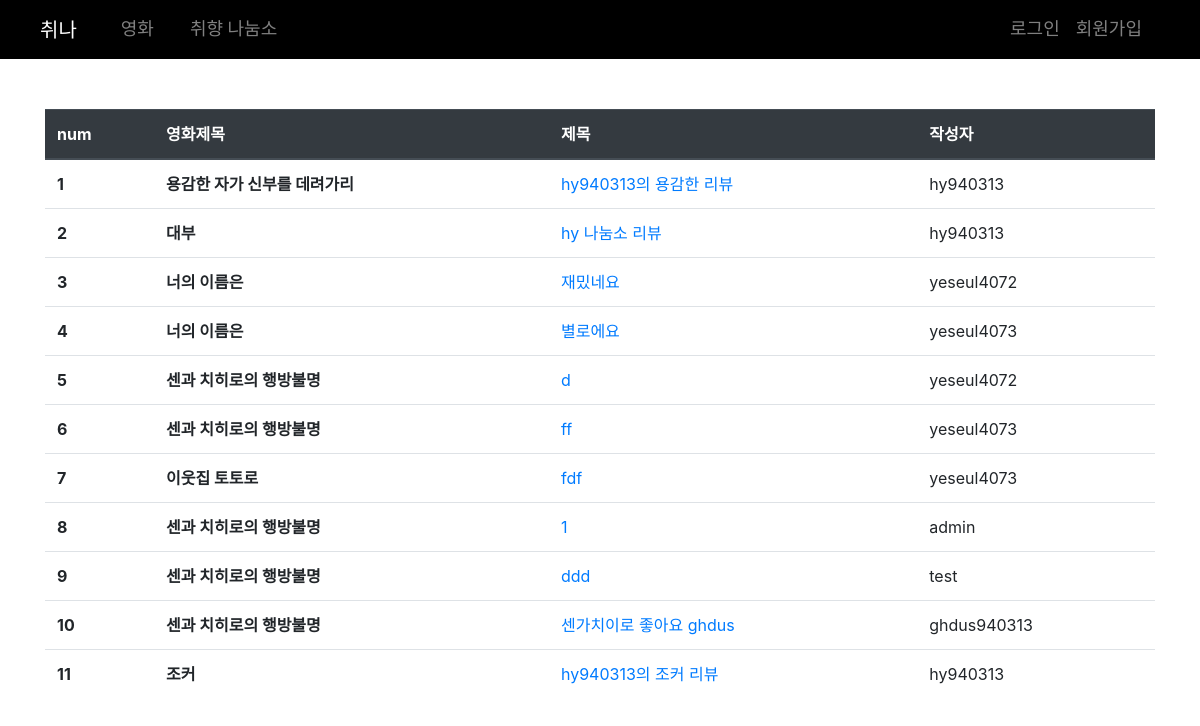
Screenshot of /articles/review_list/ with the database file from the repository.
### articles/models.py (models this page shows)
class Review(models.Model):
    title = models.TextField()
    content = models.TextField()
    created_at = models.DateField(auto_now_add=True)
    updated_at = models.DateField(auto_now=True)
    user = models.ForeignKey(settings.AUTH_USER_MODEL, on_delete=models.CASCADE)
    movie = models.ForeignKey(Movie, on_delete=models.CASCADE)
    genre_ids = models.ManyToManyField(Genre, related_name='review', blank=True)
    score = models.IntegerField(validators=[MinValueValidator(1), MaxValueValidator(5)])

class Movie(models.Model):
    popularity = models.FloatField()
    vote_count = models.IntegerField()
    poster_path = models.CharField(max_length=200, null=True)
    adult = models.BooleanField()
    backdrop_path = models.CharField(max_length=200, null=True)
    original_language = models.CharField(max_length=200)
    original_title = models.CharField(max_length=200)
    title = models.CharField(max_length=200)
    vote_average = models.FloatField()
    overview = models.TextField()
    release_date = models.DateField()
    color = models.CharField(validators=[validate_comma_separated_integer_list], max_length=30, blank=True, null=True)
    like_users = models.ManyToManyField(settings.AUTH_USER_MODEL, related_name='like_movies')
    genre_ids = models.ManyToManyField(Genre, related_name='genre_movies', blank=True)

### accounts/models.py (models this page shows)
class User(AbstractUser):
    followers = models.ManyToManyField(
            settings.AUTH_USER_MODEL,
            related_name='followings'
    )
    myinfo = models.TextField(blank=True, null=True)
    image = ProcessedImageField(upload_to='',processors=[ResizeToFill(100,100)],blank=True, null=True)
    nickname = models.TextField(blank=True, null=True)

### articles/views.py (the view)
# urls.py: path('review_list/', views.review_list, name='review_list'),
def review_list(request):
    reviews = Review.objects.all()
    paginator = Paginator(reviews, 12)
    page_number = request.GET.get('page')
    page_obj = paginator.get_page(page_number)
    context = {
        'reviews': reviews,
        'page_obj': page_obj,
    }
    return render(request, 'articles/review_list.html', context)

### articles/templates/articles/review_list.html (shortened to what this page needs)
{% extends 'base.html' %}
{% load bootstrap_pagination %}
{% load static %}
{% block head %}
<link rel="stylesheet" href="{% static 'articles/style.css' %}">
{% endblock %}
{% block content %}
<div class="container" style="margin-top: 50px; margin-bottom: 50px;">
    <table class="table">
        <thead class="thead-dark">
          <tr>
            <th scope="col">num</th>
            <th scope="col">영화제목</th>
            <th scope="col">제목</th>
            <th scope="col">작성자</th>
          </tr>
        </thead>
        <tbody>
        {% for review in page_obj %}
          <tr>
            <th scope="row">{{ review.id }}</th>
            <th>{{ review.movie.title }}</th>
            <td><a href="{% url 'articles:review_detail' review.movie.pk review.pk %}">{{ review.title }}</a></td>
            <td>{{ review.user.username }}</td>
          </tr>
        {% endfor %}
        </tbody>
      </table>
    </div>
{% endblock %}

### rows the page displays
Review: id "1", movie "용감한 자가 신부를 데려가리", title "hy940313의 용감한 리뷰", user.username "hy940313"
Review: id "2", movie "대부", title "hy 나눔소 리뷰", user.username "hy940313"
Review: id "3", movie "너의 이름은", title "재밌네요", user.username "yeseul4072"
Review: id "4", movie "너의 이름은", title "별로에요", user.username "yeseul4073"
Review: id "5", movie "센과 치히로의 행방불명", title "d", user.username "yeseul4072"
Review: id "6", movie "센과 치히로의 행방불명", title "ff", user.username "yeseul4073"
Review: id "7", movie "이웃집 토토로", title "fdf", user.username "yeseul4073"
Review: id "8", movie "센과 치히로의 행방불명", title "1", user.username "admin"
Review: id "9", movie "센과 치히로의 행방불명", title "ddd", user.username "test"
Review: id "10", movie "센과 치히로의 행방불명", title "센가치이로 좋아요 ghdus", user.username "ghdus940313"
Review: id "11", movie "조커", title "hy940313의 조커 리뷰", user.username "hy940313"
